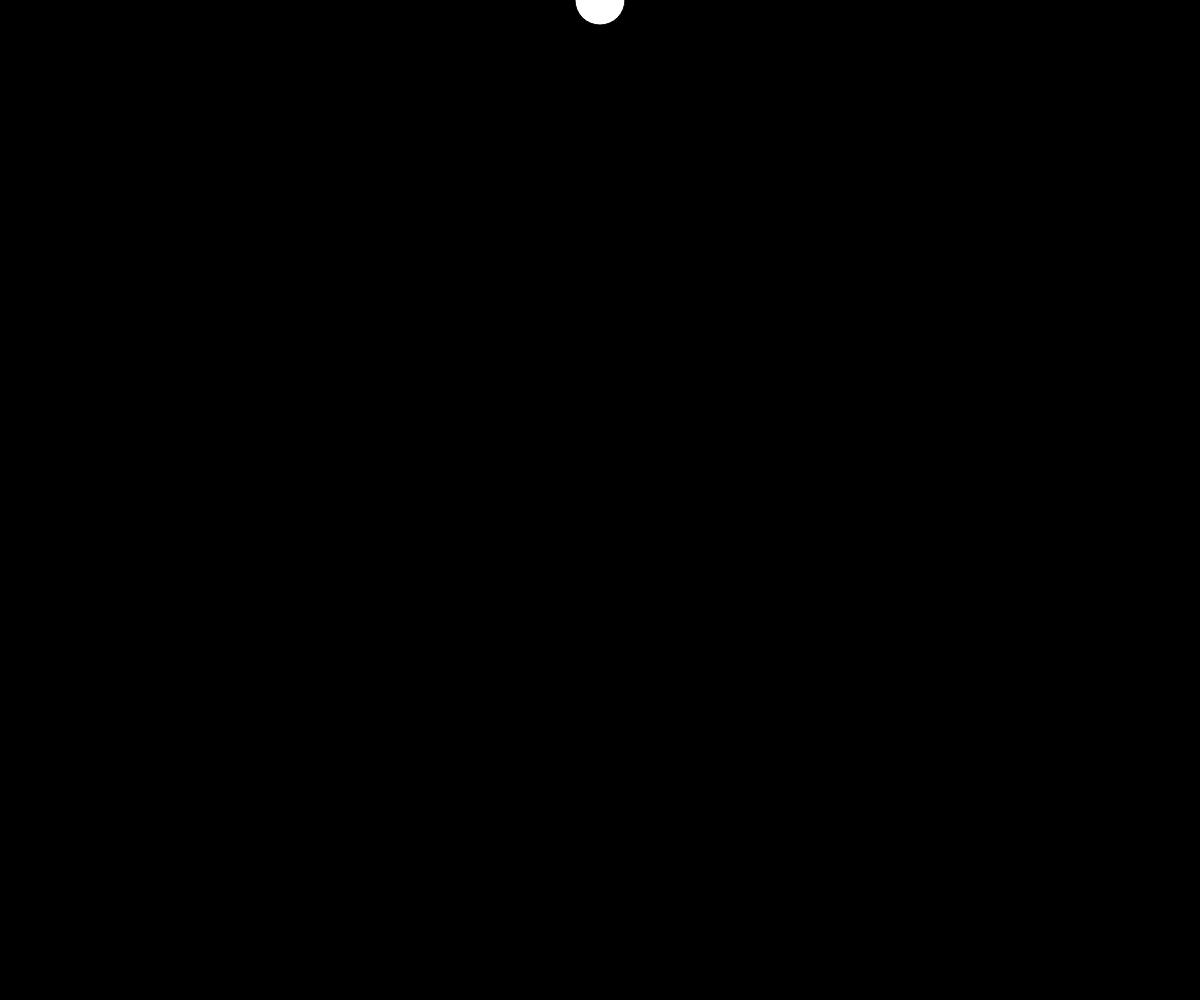
Frame 1 (no input)
Frame 60 (no input): identical to frame 1, image omitted
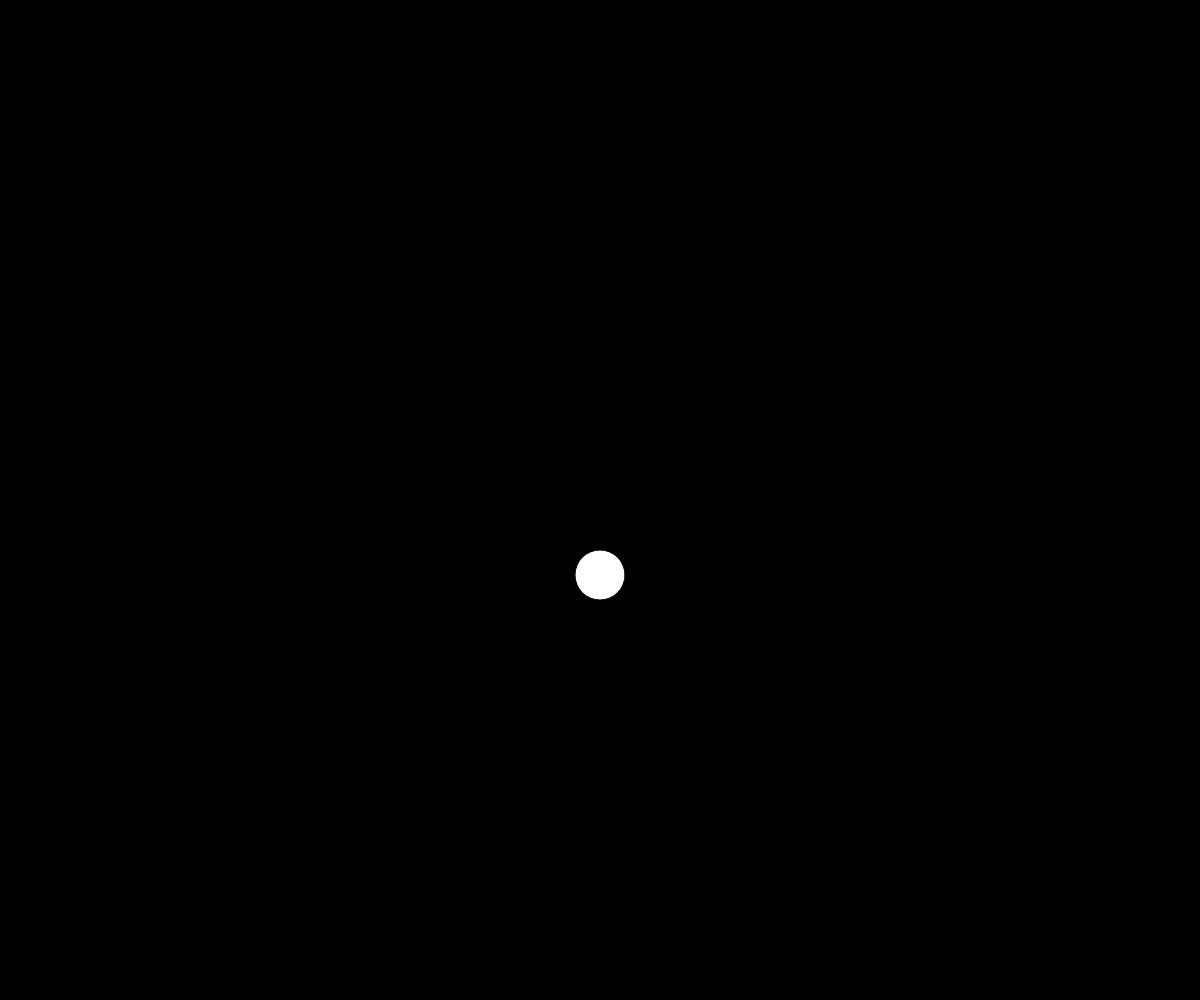
Frame 120 (the mouse pressed at the canvas centre since frame 60)

The p5.js sketch that drew these frames (run headless with seeded random() and noise() and a simulated clock; from frame 60 on, the mouse is pressed at the canvas centre):

// p5.js sketch
// ── sketch.js
var y;
var yDirection;
var ySpeed;

function setup() {
	createCanvas(windowWidth, windowHeight);
	/start at 0/
	y =	0;
	yDirection = 1;
	ySpeed = 5;
}

/Funcition draw loops/
function draw() {
	background(0);
	ellipse(width/2, y, 50, 50);
	/*ySpeed = mouseY*/
	ySpeed = map(mouseY, 0, height, 0, 50)
	if (y > height) {
		/speed or you can use framerate but it slows down the browser/
		yDirection = -1;

	}

	if (y < 0) {
		yDirection = 1;
	}
	
	y = y + (yDirection * ySpeed);


}

/*
var y;

function setup() {
	createCanvas(windowWidth, windowHeight);
	y =	0;
}

function draw() {
	background(0);
	ellipse(width/2, y, 50, 50);

	if (y > height) {
		y = 0;
	}
	
	y = y + 1;

}
*/
